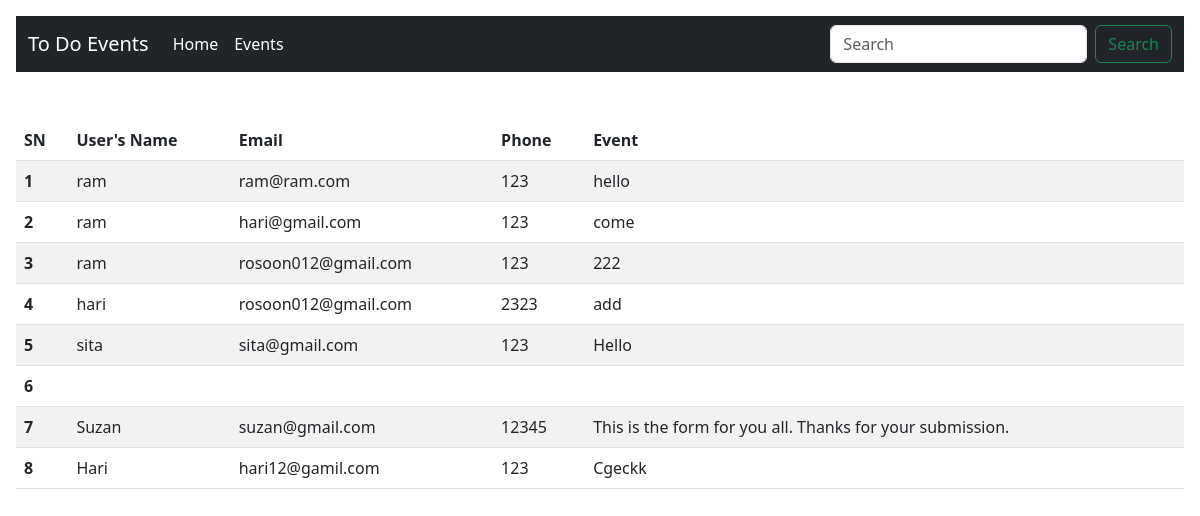
/event, run on the app's committed database.
### event/models.py (models this page shows, shortened)
class task(models.Model):
    user = models.CharField(max_length=10)
    email = models.CharField(max_length=30)
    phone = models.CharField(max_length=10)
    list = models.TextField()

### event/views.py (the view)
# urls.py: path('event', views.event, name='event'),
def event(request):
    allevent=models.task.objects.all()
    context={'task':allevent}
    return render(request,"event.html",context)

### templates/event.html (shortened to what this page needs)
<!doctype html>
<html lang="en">
  <head>
    <link href="https://cdn.jsdelivr.net/npm/bootstrap@5.3.0-alpha3/dist/css/bootstrap.min.css" rel="stylesheet">
    <link href="https://getbootstrap.com/docs/5.3/assets/css/docs.css" rel="stylesheet">
  </head>
  <body class="p-3 m-0 border-0 bd-example">
    <nav class="navbar navbar-expand-lg navbar-dark bg-dark">
      <div class="container-fluid">
        <a class="navbar-brand" href="#">To Do Events</a>
        <div class="collapse navbar-collapse" id="navbarSupportedContent">
          <ul class="navbar-nav me-auto mb-2 mb-lg-0">
            <li class="nav-item">
              <a class="nav-link active" aria-current="page" href="index">Home</a>
            </li>
            <li class="nav-item">
              <a class="nav-link active" href="event">Events</a>
            </li>
          </ul>
          <form class="d-flex" role="search">
            <input class="form-control me-2" type="search" placeholder="Search" aria-label="Search">
            <button class="btn btn-outline-success" type="submit">Search</button>
          </form>
        </div>
      </div>
    </nav>
    <br><br>
    <table class="table table-striped">
      <thead>
        <tr>
          <th scope="col">SN</th>
          <th scope="col">User's Name</th>
          <th scope="col">Email</th>
          <th scope="col">Phone</th>
          <th scope="col">Event</th>
        </tr>
      </thead>
      <tbody>
        {% for items in task %}
        <tr>
          <th scope="row">{{forloop.counter}}</th>
          <td>{{items.user}}</td>
          <td>{{items.email}}</td>
          <td>{{items.phone}}</td>
          <td>{{items.list}}</td>
        </tr>
        {% endfor %}
      </tbody>
    </table>
</body>
</html>

### data on the page
task: user "ram", email "ram@ram.com", phone "123", list "hello"
task: user "ram", email "hari@gmail.com", phone "123", list "come"
task: user "ram", email "rosoon012@gmail.com", phone "123", list "222"
task: user "hari", email "rosoon012@gmail.com", phone "2323", list "add"
task: user "sita", email "sita@gmail.com", phone "123", list "Hello"
task: user "Suzan", email "suzan@gmail.com", phone "12345", list "This is the form for you all. Thanks for your submission."
task: user "Hari", email "hari12@gamil.com", phone "123", list "Cgeckk"
